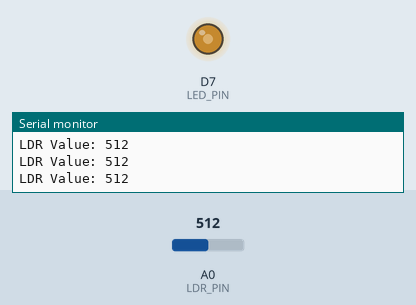
Simulated run of this sketch. Board: ESP8266 (NodeMCU). Parts: output pins drawn as LEDs (lit = HIGH), the last lines printed to the serial monitor. The test bench sets the inputs (shaded band); at power-on: A0 (LDR_PIN) = 512.

Above: at 1.2 s.
1.3 s: A0 (LDR_PIN) set to 306
At 2.2 s:
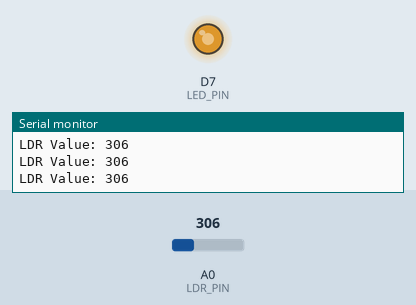
2.8 s: A0 (LDR_PIN) set to 122
At 3.6 s:
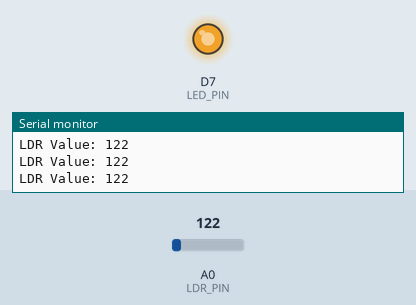
4.3 s: A0 (LDR_PIN) set to 900
At 5.0 s:
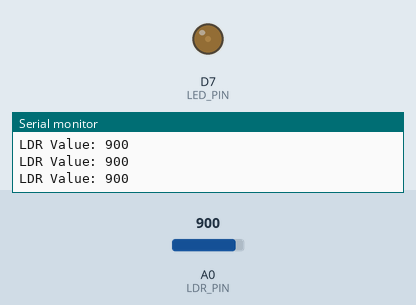
5.8 s: A0 (LDR_PIN) set to 1023
At 6.4 s:
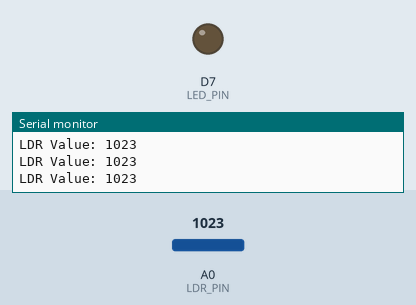
7.3 s: A0 (LDR_PIN) set to 511
At 7.8 s:
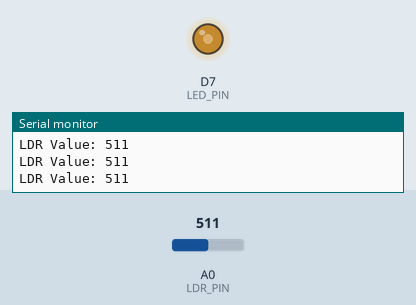
Timing chart, 0 to 9.8 s (numbered marks = the images above; inputs shaded):
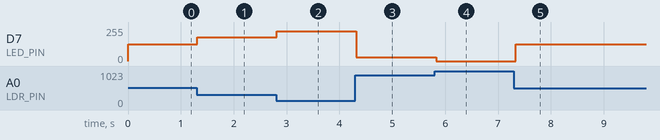

Measured:
- after the input at 1.3 s, D7 (LED_PIN): 127/255 → 178/255 at once
- after the input at 2.8 s, D7 (LED_PIN): 178/255 → 224/255 at once
- after the input at 4.3 s, D7 (LED_PIN): 224/255 → 30/255 at once
- after the input at 5.8 s, D7 (LED_PIN): 30/255 → 0/255 at once
- after the input at 7.3 s, D7 (LED_PIN): 0/255 → 127/255 at once

The sketch:

001.ino
```cpp
// Automatic Street Light with PWM on ESP8266
// LDR on A0, LED on D2 (GPIO4) — change pin if needed

const int LDR_PIN = A0;     // LDR connected to analog pin
const int LED_PIN = D7;     // LED or LED strip control pin (PWM)

int sensorValue = 0;
int brightness = 0;

void setup() {
  Serial.begin(115200);
  pinMode(LED_PIN, OUTPUT);
}

void loop() {
  sensorValue = analogRead(LDR_PIN); // 0 = dark, 1023 = bright
  Serial.print("LDR Value: ");
  Serial.println(sensorValue);

  // Map LDR value to PWM brightness
  // Invert because low light => high brightness
  brightness = map(sensorValue, 1023, 0, 0, 1023);

  // Limit brightness for LED safety (optional)
  if (brightness > 1023) brightness = 1023;
  if (brightness < 0) brightness = 0;

  // Apply PWM brightness
  analogWrite(LED_PIN, brightness);

  delay(50); // smooth update
}
```
